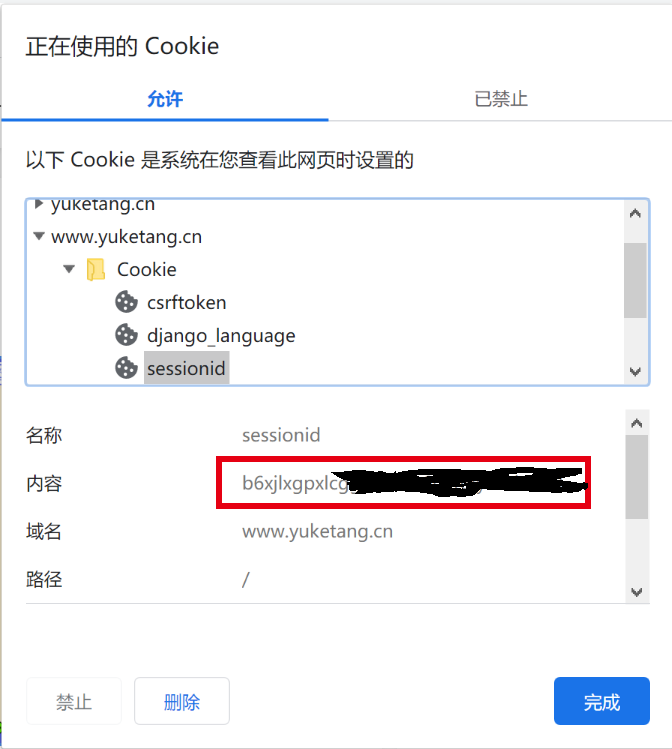
#> input picture image-20200413115007848.png, 672 x 749 px
$ python -i ppt_download.py   (imports and definitions only)
#> lines starting #> are read from the running program, lines starting #| are printed output that depends on the picture
import requests
import os
from PIL import Image

# [36 lines left out: functions create_file, png_convert_pdf, not called in this run]

def parse_ppt(data):
    data = data["data"]["presentationList"]
    for ppt in data:
        name = ppt["Title"]
        create_file(os.path.join(filedir,name))
        slides = ppt["Slides"]
        slides_url = []
        i = 1
        for s in slides:
            slides_url.append(s["Cover"])
            download_img(s["Cover"], name, i)
            i += 1
        png_convert_pdf(os.path.join(filedir,name),name+".pdf")

# [14 lines left out: functions download_img, main, not called in this run]

# [6 lines not run here, left out]

>>> import cv2
>>> picture = cv2.imread('image-20200413115007848.png', cv2.IMREAD_GRAYSCALE)
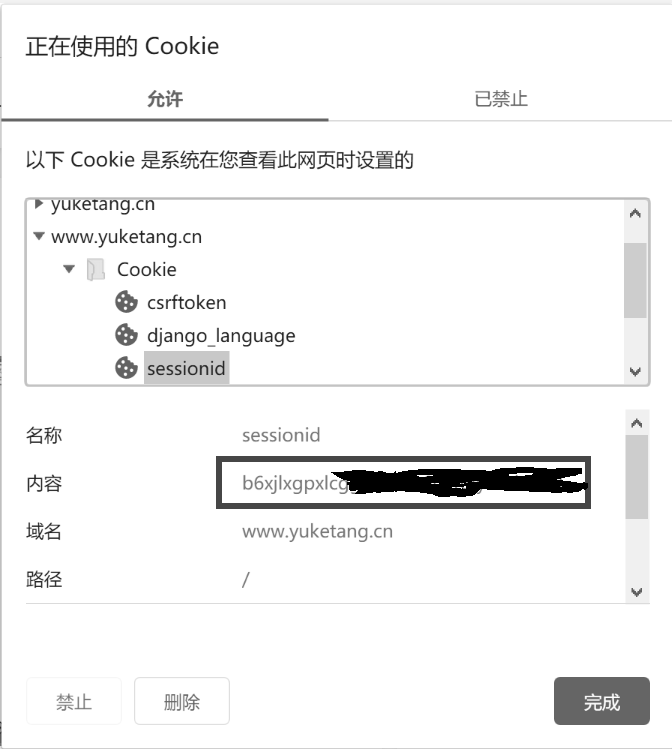
#> picture: shape (749, 672); min 0, max 255, mean 243.3
#> (the run stopped early here; a loop or call above may not have finished)
